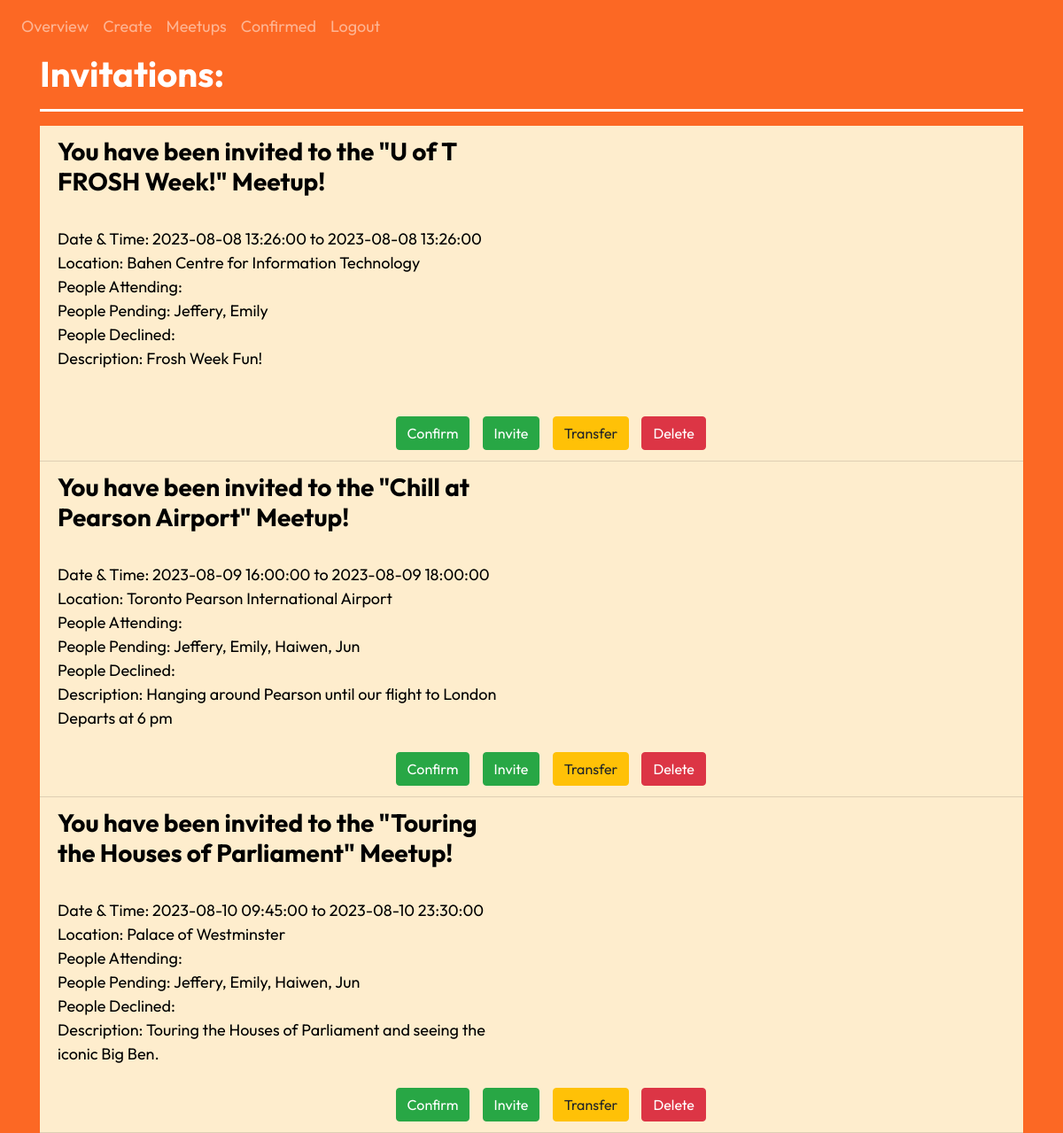
The page /view_meetups (signed in) on the database its author committed.
### website/models.py (models this page shows)
class Meetup(db.Model):
    id = db.Column(db.Integer, primary_key=True)
    date_created = db.Column(db.DateTime(timezone=True), default=func.now()) # gets current date and time, store it as date
    date_meetup = db.Column(db.DateTime)
    date_end = db.Column(db.DateTime)
    title = db.Column(db.String(10000))
    location = db.Column(db.String(10000))
    fullAddress = db.Column(db.String(10000))
    locationCommonName = db.Column(db.String(10000))
    lat = db.Column(db.Float)
    lng = db.Column(db.Float)
    description = db.Column(db.String(10000))
    invitations = db.Column(db.String(10000))
    confirmed = db.Column(db.String(10000))
    declined = db.Column(db.String(10000))
    owner = db.Column(db.Integer)

### website/views.py (the view)
@views.route('/view_meetups', methods=['GET', 'POST']) #decorator: whenever you go to the / URL, whatever in hom() will run
@login_required
def view_meetups():
    invites = "" # create a string of people who were invited but not confirmed
    confirmation = "" # create a string of people who have confirmed
    confirmSearch = " " + str(current_user.id) + " "
    firstInv = True
    firstConf = True
    meetupList = []
    for meetup in current_user.meetups: # go through all the current user's meetups
        if meetup.confirmed.find(confirmSearch) == -1:
            meetupList.append({'id': meetup.id, 'lat': meetup.lat, 'lng': meetup.lng, 'locationName': meetup.locationCommonName, 'address': meetup.fullAddress})
        invites = invites + "   " # add 3 spaces to show a new meetup
        confirmation = confirmation + "   "
        firstInv = True
        firstConf = True
        for user in meetup.user: # cycle through the users with a relationship with that meetup
            userSearch = " " + str(user.id) + " "
            if meetup.confirmed.find(userSearch)  != -1: # if the user has confirmed
                if firstConf:   # if its the first confirmation for the meetup. add their name
                    confirmation  = confirmation + user.first_name
                    firstConf = False
                else: # if its not the first confirmation, add a comma
                    confirmation  = confirmation + ", " + user.first_name
            else: # if the user has not confirmed yet, add them to the invite list
                if firstInv:
                    invites  = invites + user.first_name
                    firstInv = False
                else:
                    invites  = invites + ", " + user.first_name
    inviteList = invites.split("   ") # create an list of meetups, inside of which are the people invitied to it
    confirmationList = confirmation.split("   ") # create an list of meetups, inside of which are the people who confirmed to it
    return render_template("view_meetups.html", user=current_user, inviteList = inviteList, confirmSearch = confirmSearch, confirmationList = confirmationList, meetupList = meetupList)

### website/__init__.py (called while the page is built)
@login_manager.user_loader
def load_user(id):
    return User.query.get(int(id))

### website/templates/view_meetups.html (shortened to what this page needs)
{% extends "base.html" %} {% block title %}View Meetups{% endblock %} {% block
content %}
<h1 align="left"><b>Invitations:</b></h1>
<hr />
<ul class="list-group list-group-flush" id="notes">
  {% set ns = namespace(inviteNumber=1) %}
  {% for meetup in user.meetups: %}
  {%if meetup.confirmed.find(confirmSearch) == -1%}
  <li class="list-group-item  meetup-display">
    <div class="row">
      <div class="col-md-6">
      <h3><b>You have been invited to the "{{ meetup.title }}" Meetup!</b></h3><br />
    Date & Time: {{ meetup.date_meetup}} to {{ meetup.date_end }}<br />
    Location: {{meetup.locationCommonName}}<br />
    People Attending: {{confirmationList[ns.inviteNumber]}}<br />
    People Pending: {{inviteList[ns.inviteNumber]}}<br />
    People Declined: {{meetup.declined}}<br />
    Description: {{meetup.description}}<br /></div>
    <div class="col-md-6"><div id = "map{{ meetup.id }}" class = "map" style="height: 300px"></div>
  </div></div>
  <div class="row mt-3" style="margin-left: 35%">
    <button
      type="button"
      class="btn btn-success float-right button-margin"
      onClick="confirmMeetup({{meetup.id}})"
    >
      <span aria-hidden="true">Confirm</span>
    </button>
    {% if user.id == meetup.owner %}
    <button
      type="button"
      class="btn btn-success float-right button-margin"
      data-toggle="modal"
      data-target={{"#inviteModal" + meetup.id|string}}
    >
      <span aria-hidden="true">Invite</span>
    </button>
    <button
      type="button"
      class="btn btn-warning float-right button-margin"
      data-toggle="modal"
      data-target={{"#ownerModal" + meetup.id|string}}
    >
      <span aria-hidden="true">Transfer</span>
    </button>
    <button
    type="button"
    class="btn btn-danger float-right button-margin"
    onClick="deleteMeetup({{meetup.id}}, '/view_meetups')"
  >
    <span aria-hidden="true">Delete</span>
  </button>
  {% endif %}
    </div>
  </li>
  {% endif %} {% set ns.inviteNumber = ns.inviteNumber+1 %} {% endfor %}
</ul>
{% endblock %}

### website/static/site.css (style rules this page uses)
html, body, #map, #meetupMap { height: 500px; }
html, body { height: 100%; margin: 0; padding: 0; }
.map { height: 500px; }
.meetup-bg { background-color: #FC6824; }
.meetup-display { color: rgb(0, 0, 0); background-color: #FEEDCD; }
.meetup-text { color: white; font-family: 'Outfit' ;font-size: 18px; }
.button-margin { margin-left: 1%; margin-right: 1%; }
hr { height: 3px; background-color: #ffffff; border: none; }

### rows shown on the page
Meetup: title "U of T FROSH Week!", date_meetup "2023-08-08 13:26:00", date_end "2023-08-08 13:26:00", locationCommonName "Bahen Centre for Information Technology", inviteList "Jeffery, Emily", description "Frosh Week Fun!"
Meetup: title "Chill at Pearson Airport", date_meetup "2023-08-09 16:00:00", date_end "2023-08-09 18:00:00", locationCommonName "Toronto Pearson International Airport", inviteList "Jeffery, Emily, Haiwen, Jun", description "Hanging around Pearson until our flight to London Departs at 6 pm"
Meetup: title "Touring the Houses of Parliament", date_meetup "2023-08-10 09:45:00", date_end "2023-08-10 23:30:00", locationCommonName "Palace of Westminster", inviteList "Jeffery, Emily, Haiwen, Jun", description "Touring the Houses of Parliament and seeing the iconic Big Ben.", {{ meetup.id }} 3 (drawn)
